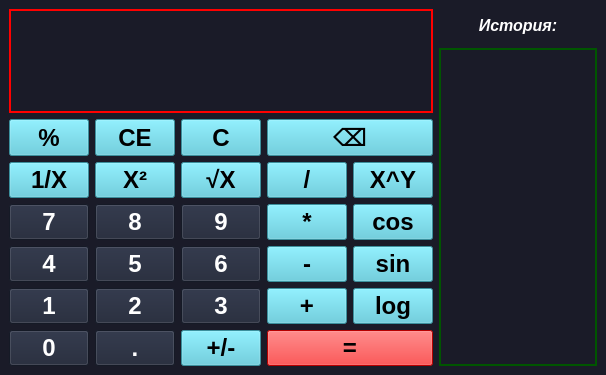
<?xml version="1.0" encoding="UTF-8"?>
<ui version="4.0">
 <class>MainWindow</class>
 <widget class="QMainWindow" name="MainWindow">
  <property name="geometry">
   <rect>
    <x>0</x>
    <y>0</y>
    <width>606</width>
    <height>375</height>
   </rect>
  </property>
  <property name="sizePolicy">
   <sizepolicy hsizetype="Expanding" vsizetype="Expanding">
    <horstretch>0</horstretch>
    <verstretch>0</verstretch>
   </sizepolicy>
  </property>
  <property name="windowTitle">
   <string>MainWindow</string>
  </property>
  <property name="autoFillBackground">
   <bool>false</bool>
  </property>
  <property name="styleSheet">
   <string notr="true">background-color: #1A1B28;
color: rgb(255, 255, 255);</string>
  </property>
  <widget class="QWidget" name="centralwidget">
   <layout class="QGridLayout" name="gridLayout">
    <item row="4" column="0">
     <widget class="QPushButton" name="pushButton_part">
      <property name="sizePolicy">
       <sizepolicy hsizetype="Expanding" vsizetype="Expanding">
        <horstretch>0</horstretch>
        <verstretch>0</verstretch>
       </sizepolicy>
      </property>
      <property name="font">
       <font>
        <pointsize>18</pointsize>
        <weight>75</weight>
        <bold>true</bold>
       </font>
      </property>
      <property name="styleSheet">
       <string notr="true">background-color: #52C9DC;
color: rgb(0, 0, 0);</string>
      </property>
      <property name="text">
       <string>1/X</string>
      </property>
     </widget>
    </item>
    <item row="5" column="4">
     <widget class="QPushButton" name="pushButton_cos">
      <property name="sizePolicy">
       <sizepolicy hsizetype="Expanding" vsizetype="Expanding">
        <horstretch>0</horstretch>
        <verstretch>0</verstretch>
       </sizepolicy>
      </property>
      <property name="font">
       <font>
        <pointsize>18</pointsize>
        <weight>75</weight>
        <bold>true</bold>
       </font>
      </property>
      <property name="styleSheet">
       <string notr="true">background-color: #52C9DC;
color: rgb(0, 0, 0);</string>
      </property>
      <property name="text">
       <string>cos</string>
      </property>
     </widget>
    </item>
    <item row="4" column="3">
     <widget class="QPushButton" name="pushButton_share">
      <property name="sizePolicy">
       <sizepolicy hsizetype="Expanding" vsizetype="Expanding">
        <horstretch>0</horstretch>
        <verstretch>0</verstretch>
       </sizepolicy>
      </property>
      <property name="font">
       <font>
        <pointsize>18</pointsize>
        <weight>75</weight>
        <bold>true</bold>
       </font>
      </property>
      <property name="styleSheet">
       <string notr="true">background-color: #52C9DC;
color: rgb(0, 0, 0);</string>
      </property>
      <property name="text">
       <string>/</string>
      </property>
     </widget>
    </item>
    <item row="5" column="0">
     <widget class="QPushButton" name="digit_7">
      <property name="sizePolicy">
       <sizepolicy hsizetype="Expanding" vsizetype="Expanding">
        <horstretch>0</horstretch>
        <verstretch>0</verstretch>
       </sizepolicy>
      </property>
      <property name="font">
       <font>
        <pointsize>18</pointsize>
        <weight>75</weight>
        <bold>true</bold>
       </font>
      </property>
      <property name="styleSheet">
       <string notr="true">color: rgb(255, 255, 255);
background-color: #1E2435</string>
      </property>
      <property name="text">
       <string>7</string>
      </property>
     </widget>
    </item>
    <item row="4" column="4">
     <widget class="QPushButton" name="pushButton_degree">
      <property name="sizePolicy">
       <sizepolicy hsizetype="Expanding" vsizetype="Expanding">
        <horstretch>0</horstretch>
        <verstretch>0</verstretch>
       </sizepolicy>
      </property>
      <property name="font">
       <font>
        <pointsize>18</pointsize>
        <weight>75</weight>
        <bold>true</bold>
       </font>
      </property>
      <property name="styleSheet">
       <string notr="true">background-color: #52C9DC;
color: rgb(0, 0, 0);</string>
      </property>
      <property name="text">
       <string>X^Y</string>
      </property>
     </widget>
    </item>
    <item row="6" column="1">
     <widget class="QPushButton" name="digit_5">
      <property name="sizePolicy">
       <sizepolicy hsizetype="Expanding" vsizetype="Expanding">
        <horstretch>0</horstretch>
        <verstretch>0</verstretch>
       </sizepolicy>
      </property>
      <property name="font">
       <font>
        <pointsize>18</pointsize>
        <weight>75</weight>
        <bold>true</bold>
       </font>
      </property>
      <property name="styleSheet">
       <string notr="true">color: rgb(255, 255, 255);
background-color: #1E2435</string>
      </property>
      <property name="text">
       <string>5</string>
      </property>
     </widget>
    </item>
    <item row="3" column="3" colspan="2">
     <widget class="QPushButton" name="pushButton_erase">
      <property name="sizePolicy">
       <sizepolicy hsizetype="Expanding" vsizetype="Expanding">
        <horstretch>0</horstretch>
        <verstretch>0</verstretch>
       </sizepolicy>
      </property>
      <property name="font">
       <font>
        <pointsize>18</pointsize>
        <weight>75</weight>
        <bold>true</bold>
       </font>
      </property>
      <property name="styleSheet">
       <string notr="true">background-color: #52C9DC;
color: rgb(0, 0, 0);</string>
      </property>
      <property name="text">
       <string>⌫</string>
      </property>
     </widget>
    </item>
    <item row="0" column="0" rowspan="3" colspan="5">
     <widget class="QTextEdit" name="textEdit_result">
      <property name="sizePolicy">
       <sizepolicy hsizetype="Expanding" vsizetype="Expanding">
        <horstretch>0</horstretch>
        <verstretch>0</verstretch>
       </sizepolicy>
      </property>
      <property name="layoutDirection">
       <enum>Qt::LeftToRight</enum>
      </property>
      <property name="styleSheet">
       <string notr="true">border: 2px solid red; 
padding: 5px;
color: rgb(255, 255, 255);</string>
      </property>
      <property name="verticalScrollBarPolicy">
       <enum>Qt::ScrollBarAlwaysOff</enum>
      </property>
      <property name="horizontalScrollBarPolicy">
       <enum>Qt::ScrollBarAsNeeded</enum>
      </property>
      <property name="lineWrapMode">
       <enum>QTextEdit::NoWrap</enum>
      </property>
      <property name="readOnly">
       <bool>true</bool>
      </property>
      <property name="html">
       <string>&lt;!DOCTYPE HTML PUBLIC &quot;-//W3C//DTD HTML 4.0//EN&quot; &quot;http://www.w3.org/TR/REC-html40/strict.dtd&quot;&gt;
&lt;html&gt;&lt;head&gt;&lt;meta name=&quot;qrichtext&quot; content=&quot;1&quot; /&gt;&lt;style type=&quot;text/css&quot;&gt;
p, li { white-space: pre-wrap; }
&lt;/style&gt;&lt;/head&gt;&lt;body style=&quot; font-family:'MS Shell Dlg 2'; font-size:8.25pt; font-weight:400; font-style:normal;&quot;&gt;
&lt;p style=&quot;-qt-paragraph-type:empty; margin-top:12px; margin-bottom:12px; margin-left:0px; margin-right:0px; -qt-block-indent:0; text-indent:0px; font-family:'MS Shell Dlg 2';&quot;&gt;&lt;br /&gt;&lt;/p&gt;&lt;/body&gt;&lt;/html&gt;</string>
      </property>
     </widget>
    </item>
    <item row="3" column="2">
     <widget class="QPushButton" name="pushButton_fulLClear">
      <property name="sizePolicy">
       <sizepolicy hsizetype="Expanding" vsizetype="Expanding">
        <horstretch>0</horstretch>
        <verstretch>0</verstretch>
       </sizepolicy>
      </property>
      <property name="font">
       <font>
        <pointsize>18</pointsize>
        <weight>75</weight>
        <bold>true</bold>
       </font>
      </property>
      <property name="styleSheet">
       <string notr="true">background-color: #52C9DC;
color: rgb(0, 0, 0);</string>
      </property>
      <property name="text">
       <string>C</string>
      </property>
     </widget>
    </item>
    <item row="5" column="2">
     <widget class="QPushButton" name="digit_9">
      <property name="sizePolicy">
       <sizepolicy hsizetype="Expanding" vsizetype="Expanding">
        <horstretch>0</horstretch>
        <verstretch>0</verstretch>
       </sizepolicy>
      </property>
      <property name="font">
       <font>
        <pointsize>18</pointsize>
        <weight>75</weight>
        <bold>true</bold>
       </font>
      </property>
      <property name="styleSheet">
       <string notr="true">color: rgb(255, 255, 255);
background-color: #1E2435</string>
      </property>
      <property name="text">
       <string>9</string>
      </property>
     </widget>
    </item>
    <item row="8" column="0">
     <widget class="QPushButton" name="digit_0">
      <property name="sizePolicy">
       <sizepolicy hsizetype="Expanding" vsizetype="Expanding">
        <horstretch>0</horstretch>
        <verstretch>0</verstretch>
       </sizepolicy>
      </property>
      <property name="font">
       <font>
        <pointsize>18</pointsize>
        <weight>75</weight>
        <bold>true</bold>
       </font>
      </property>
      <property name="styleSheet">
       <string notr="true">color: rgb(255, 255, 255);
background-color: #1E2435</string>
      </property>
      <property name="text">
       <string>0</string>
      </property>
     </widget>
    </item>
    <item row="5" column="1">
     <widget class="QPushButton" name="digit_8">
      <property name="sizePolicy">
       <sizepolicy hsizetype="Expanding" vsizetype="Expanding">
        <horstretch>0</horstretch>
        <verstretch>0</verstretch>
       </sizepolicy>
      </property>
      <property name="font">
       <font>
        <pointsize>18</pointsize>
        <weight>75</weight>
        <bold>true</bold>
       </font>
      </property>
      <property name="styleSheet">
       <string notr="true">color: rgb(255, 255, 255);
background-color: #1E2435</string>
      </property>
      <property name="text">
       <string>8</string>
      </property>
     </widget>
    </item>
    <item row="6" column="2">
     <widget class="QPushButton" name="digit_6">
      <property name="sizePolicy">
       <sizepolicy hsizetype="Expanding" vsizetype="Expanding">
        <horstretch>0</horstretch>
        <verstretch>0</verstretch>
       </sizepolicy>
      </property>
      <property name="font">
       <font>
        <pointsize>18</pointsize>
        <weight>75</weight>
        <bold>true</bold>
       </font>
      </property>
      <property name="styleSheet">
       <string notr="true">color: rgb(255, 255, 255);
background-color: #1E2435</string>
      </property>
      <property name="text">
       <string>6</string>
      </property>
     </widget>
    </item>
    <item row="7" column="4">
     <widget class="QPushButton" name="pushButton_log">
      <property name="sizePolicy">
       <sizepolicy hsizetype="Expanding" vsizetype="Expanding">
        <horstretch>0</horstretch>
        <verstretch>0</verstretch>
       </sizepolicy>
      </property>
      <property name="font">
       <font>
        <pointsize>18</pointsize>
        <weight>75</weight>
        <bold>true</bold>
       </font>
      </property>
      <property name="styleSheet">
       <string notr="true">background-color: #52C9DC;
color: rgb(0, 0, 0);</string>
      </property>
      <property name="text">
       <string>log</string>
      </property>
     </widget>
    </item>
    <item row="7" column="1">
     <widget class="QPushButton" name="digit_2">
      <property name="sizePolicy">
       <sizepolicy hsizetype="Expanding" vsizetype="Expanding">
        <horstretch>0</horstretch>
        <verstretch>0</verstretch>
       </sizepolicy>
      </property>
      <property name="font">
       <font>
        <pointsize>18</pointsize>
        <weight>75</weight>
        <bold>true</bold>
       </font>
      </property>
      <property name="styleSheet">
       <string notr="true">color: rgb(255, 255, 255);
background-color: #1E2435</string>
      </property>
      <property name="text">
       <string>2</string>
      </property>
     </widget>
    </item>
    <item row="8" column="2">
     <widget class="QPushButton" name="pushButton_plus_minus">
      <property name="sizePolicy">
       <sizepolicy hsizetype="Expanding" vsizetype="Expanding">
        <horstretch>0</horstretch>
        <verstretch>0</verstretch>
       </sizepolicy>
      </property>
      <property name="font">
       <font>
        <pointsize>18</pointsize>
        <weight>75</weight>
        <bold>true</bold>
       </font>
      </property>
      <property name="styleSheet">
       <string notr="true">background-color: #52C9DC;
color: rgb(0, 0, 0);</string>
      </property>
      <property name="text">
       <string>+/-</string>
      </property>
     </widget>
    </item>
    <item row="4" column="2">
     <widget class="QPushButton" name="pushButton_squareRoot">
      <property name="sizePolicy">
       <sizepolicy hsizetype="Expanding" vsizetype="Expanding">
        <horstretch>0</horstretch>
        <verstretch>0</verstretch>
       </sizepolicy>
      </property>
      <property name="font">
       <font>
        <pointsize>18</pointsize>
        <weight>75</weight>
        <bold>true</bold>
       </font>
      </property>
      <property name="styleSheet">
       <string notr="true">background-color: #52C9DC;
color: rgb(0, 0, 0);</string>
      </property>
      <property name="text">
       <string>√X</string>
      </property>
     </widget>
    </item>
    <item row="6" column="4">
     <widget class="QPushButton" name="pushButton_sin">
      <property name="sizePolicy">
       <sizepolicy hsizetype="Expanding" vsizetype="Expanding">
        <horstretch>0</horstretch>
        <verstretch>0</verstretch>
       </sizepolicy>
      </property>
      <property name="font">
       <font>
        <pointsize>18</pointsize>
        <weight>75</weight>
        <bold>true</bold>
       </font>
      </property>
      <property name="styleSheet">
       <string notr="true">background-color: #52C9DC;
color: rgb(0, 0, 0);</string>
      </property>
      <property name="text">
       <string>sin</string>
      </property>
     </widget>
    </item>
    <item row="5" column="3">
     <widget class="QPushButton" name="pushButton_multiply">
      <property name="sizePolicy">
       <sizepolicy hsizetype="Expanding" vsizetype="Expanding">
        <horstretch>0</horstretch>
        <verstretch>0</verstretch>
       </sizepolicy>
      </property>
      <property name="font">
       <font>
        <pointsize>18</pointsize>
        <weight>75</weight>
        <bold>true</bold>
       </font>
      </property>
      <property name="styleSheet">
       <string notr="true">background-color: #52C9DC;
color: rgb(0, 0, 0);</string>
      </property>
      <property name="text">
       <string>*</string>
      </property>
     </widget>
    </item>
    <item row="6" column="0">
     <widget class="QPushButton" name="digit_4">
      <property name="sizePolicy">
       <sizepolicy hsizetype="Expanding" vsizetype="Expanding">
        <horstretch>0</horstretch>
        <verstretch>0</verstretch>
       </sizepolicy>
      </property>
      <property name="font">
       <font>
        <pointsize>18</pointsize>
        <weight>75</weight>
        <bold>true</bold>
       </font>
      </property>
      <property name="styleSheet">
       <string notr="true">color: rgb(255, 255, 255);
background-color: #1E2435</string>
      </property>
      <property name="text">
       <string>4</string>
      </property>
     </widget>
    </item>
    <item row="7" column="2">
     <widget class="QPushButton" name="digit_3">
      <property name="sizePolicy">
       <sizepolicy hsizetype="Expanding" vsizetype="Expanding">
        <horstretch>0</horstretch>
        <verstretch>0</verstretch>
       </sizepolicy>
      </property>
      <property name="font">
       <font>
        <pointsize>18</pointsize>
        <weight>75</weight>
        <bold>true</bold>
       </font>
      </property>
      <property name="styleSheet">
       <string notr="true">color: rgb(255, 255, 255);
background-color: #1E2435</string>
      </property>
      <property name="text">
       <string>3</string>
      </property>
     </widget>
    </item>
    <item row="8" column="1">
     <widget class="QPushButton" name="pushButton_point">
      <property name="sizePolicy">
       <sizepolicy hsizetype="Expanding" vsizetype="Expanding">
        <horstretch>0</horstretch>
        <verstretch>0</verstretch>
       </sizepolicy>
      </property>
      <property name="font">
       <font>
        <pointsize>18</pointsize>
        <weight>75</weight>
        <bold>true</bold>
       </font>
      </property>
      <property name="styleSheet">
       <string notr="true">color: rgb(255, 255, 255);
background-color: #1E2435</string>
      </property>
      <property name="text">
       <string>.</string>
      </property>
     </widget>
    </item>
    <item row="3" column="0">
     <widget class="QPushButton" name="pushButton_percent">
      <property name="sizePolicy">
       <sizepolicy hsizetype="Expanding" vsizetype="Expanding">
        <horstretch>0</horstretch>
        <verstretch>0</verstretch>
       </sizepolicy>
      </property>
      <property name="font">
       <font>
        <pointsize>18</pointsize>
        <weight>75</weight>
        <bold>true</bold>
       </font>
      </property>
      <property name="styleSheet">
       <string notr="true">background-color: #52C9DC;
color: rgb(0, 0, 0);</string>
      </property>
      <property name="text">
       <string>%</string>
      </property>
     </widget>
    </item>
    <item row="8" column="3" colspan="2">
     <widget class="QPushButton" name="pushButton_result">
      <property name="sizePolicy">
       <sizepolicy hsizetype="Expanding" vsizetype="Expanding">
        <horstretch>0</horstretch>
        <verstretch>0</verstretch>
       </sizepolicy>
      </property>
      <property name="font">
       <font>
        <pointsize>18</pointsize>
        <weight>75</weight>
        <bold>true</bold>
       </font>
      </property>
      <property name="styleSheet">
       <string notr="true">background-color: #ff0000;
color: rgb(0, 0, 0);</string>
      </property>
      <property name="text">
       <string>=</string>
      </property>
     </widget>
    </item>
    <item row="6" column="3">
     <widget class="QPushButton" name="pushButton_minus">
      <property name="sizePolicy">
       <sizepolicy hsizetype="Expanding" vsizetype="Expanding">
        <horstretch>0</horstretch>
        <verstretch>0</verstretch>
       </sizepolicy>
      </property>
      <property name="font">
       <font>
        <pointsize>18</pointsize>
        <weight>75</weight>
        <bold>true</bold>
       </font>
      </property>
      <property name="styleSheet">
       <string notr="true">background-color: #52C9DC;
color: rgb(0, 0, 0);</string>
      </property>
      <property name="text">
       <string>-</string>
      </property>
     </widget>
    </item>
    <item row="3" column="1">
     <widget class="QPushButton" name="pushButton_clear">
      <property name="sizePolicy">
       <sizepolicy hsizetype="Expanding" vsizetype="Expanding">
        <horstretch>0</horstretch>
        <verstretch>0</verstretch>
       </sizepolicy>
      </property>
      <property name="font">
       <font>
        <pointsize>18</pointsize>
        <weight>75</weight>
        <bold>true</bold>
       </font>
      </property>
      <property name="styleSheet">
       <string notr="true">background-color: #52C9DC;
color: rgb(0, 0, 0);</string>
      </property>
      <property name="text">
       <string>CE</string>
      </property>
     </widget>
    </item>
    <item row="4" column="1">
     <widget class="QPushButton" name="pushButton_erectSquare">
      <property name="sizePolicy">
       <sizepolicy hsizetype="Expanding" vsizetype="Expanding">
        <horstretch>0</horstretch>
        <verstretch>0</verstretch>
       </sizepolicy>
      </property>
      <property name="font">
       <font>
        <pointsize>18</pointsize>
        <weight>75</weight>
        <bold>true</bold>
       </font>
      </property>
      <property name="styleSheet">
       <string notr="true">background-color: #52C9DC;
color: rgb(0, 0, 0);</string>
      </property>
      <property name="text">
       <string>X²</string>
      </property>
     </widget>
    </item>
    <item row="7" column="0">
     <widget class="QPushButton" name="digit_1">
      <property name="sizePolicy">
       <sizepolicy hsizetype="Expanding" vsizetype="Expanding">
        <horstretch>0</horstretch>
        <verstretch>0</verstretch>
       </sizepolicy>
      </property>
      <property name="font">
       <font>
        <pointsize>18</pointsize>
        <weight>75</weight>
        <bold>true</bold>
       </font>
      </property>
      <property name="styleSheet">
       <string notr="true">color: rgb(255, 255, 255);
background-color: #1E2435</string>
      </property>
      <property name="text">
       <string>1</string>
      </property>
     </widget>
    </item>
    <item row="7" column="3">
     <widget class="QPushButton" name="pushButton_plus">
      <property name="sizePolicy">
       <sizepolicy hsizetype="Expanding" vsizetype="Expanding">
        <horstretch>0</horstretch>
        <verstretch>0</verstretch>
       </sizepolicy>
      </property>
      <property name="font">
       <font>
        <pointsize>18</pointsize>
        <weight>75</weight>
        <bold>true</bold>
       </font>
      </property>
      <property name="styleSheet">
       <string notr="true">background-color: #52C9DC;
color: rgb(0, 0, 0);</string>
      </property>
      <property name="text">
       <string>+</string>
      </property>
     </widget>
    </item>
    <item row="0" column="5">
     <widget class="QLabel" name="label">
      <property name="font">
       <font>
        <family>Segoe UI</family>
        <pointsize>12</pointsize>
        <weight>75</weight>
        <italic>true</italic>
        <bold>true</bold>
       </font>
      </property>
      <property name="text">
       <string>История:</string>
      </property>
      <property name="alignment">
       <set>Qt::AlignCenter</set>
      </property>
     </widget>
    </item>
    <item row="1" column="5" rowspan="8">
     <widget class="QTextEdit" name="textEdit_history">
      <property name="styleSheet">
       <string notr="true"> padding: 5px;
border: 2px solid rgb(0, 85, 0);
color: rgb(255, 255, 255);</string>
      </property>
      <property name="verticalScrollBarPolicy">
       <enum>Qt::ScrollBarAsNeeded</enum>
      </property>
      <property name="horizontalScrollBarPolicy">
       <enum>Qt::ScrollBarAsNeeded</enum>
      </property>
      <property name="lineWrapMode">
       <enum>QTextEdit::NoWrap</enum>
      </property>
      <property name="readOnly">
       <bool>true</bool>
      </property>
      <property name="html">
       <string>&lt;!DOCTYPE HTML PUBLIC &quot;-//W3C//DTD HTML 4.0//EN&quot; &quot;http://www.w3.org/TR/REC-html40/strict.dtd&quot;&gt;
&lt;html&gt;&lt;head&gt;&lt;meta name=&quot;qrichtext&quot; content=&quot;1&quot; /&gt;&lt;style type=&quot;text/css&quot;&gt;
p, li { white-space: pre-wrap; }
&lt;/style&gt;&lt;/head&gt;&lt;body style=&quot; font-family:'MS Shell Dlg 2'; font-size:8.25pt; font-weight:400; font-style:normal;&quot;&gt;
&lt;p align=&quot;center&quot; style=&quot;-qt-paragraph-type:empty; margin-top:12px; margin-bottom:12px; margin-left:0px; margin-right:0px; -qt-block-indent:0; text-indent:0px; font-family:'Digital-7'; font-size:26pt;&quot;&gt;&lt;br /&gt;&lt;/p&gt;&lt;/body&gt;&lt;/html&gt;</string>
      </property>
     </widget>
    </item>
   </layout>
  </widget>
 </widget>
 <resources/>
 <connections/>
</ui>
